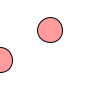
Frame 1 (no input)
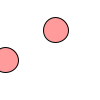
Frame 60 (the mouse pressed at the canvas centre just before this capture)
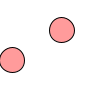
Frame 120 (the mouse held since frame 60 and released just before this capture)

The Processing sketch that drew these frames (run headless with seeded random() and noise(); from frame 60 on, the mouse is pressed at the canvas centre):

// Processing sketch: program8
// ── program8.pde
Ball b1, b2;

void setup() {
  size(100, 100);
  frameRate(60);
  b1 = new Ball(50, 30);
  b2 = new Ball(0, 60);
}

void draw() {
  background(255, 255, 255);
  b1.move();
  b2.move();
}

class Ball {
  float posx, posy;
  Ball(float x, float y) {
    posx = x;
    posy = y;
  }
  void move() {
    posx+=0.1;
    fill(255, 0, 0, 100);
    ellipse(posx, posy, 25, 25);
  }
}
